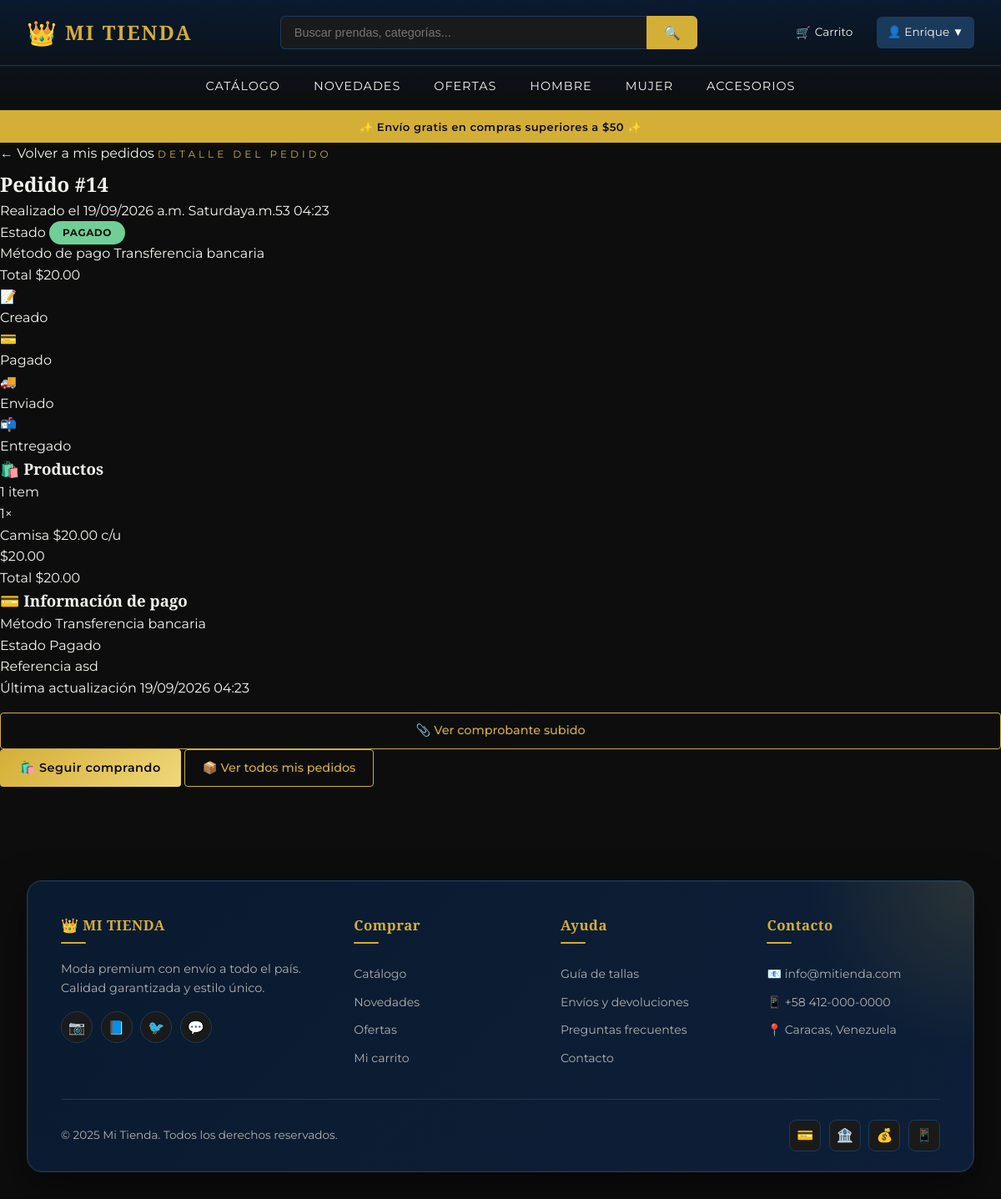
The page /mis-pedidos/14/ (signed in) on the database its author committed.
### tienda/tienda/models.py (models this page shows, shortened)
class Pedido(models.Model):
    ESTADOS = [
        ('pendiente', 'Pendiente de pago'),
        ('pagado', 'Pagado'),
        ('enviado', 'Enviado'),
        ('entregado', 'Entregado'),
        ('cancelado', 'Cancelado'),
        ('reembolsado', 'Reembolsado'),
    ]
    METODOS_PAGO = [
        ('transferencia', 'Transferencia bancaria'),
        ('mercadopago', 'MercadoPago'),
        ('binance', 'Binance Pay / USDT'),
        ('zelle', 'Zelle'),
    ]
    usuario = models.ForeignKey(User, on_delete=models.CASCADE, related_name='pedidos')
    creado = models.DateTimeField(auto_now_add=True)
    actualizado = models.DateTimeField(auto_now=True)
    estado = models.CharField(max_length=20, choices=ESTADOS, default='pendiente')
    total = models.DecimalField(max_digits=10, decimal_places=2, default=0)
    metodo_pago = models.CharField(
        max_length=20,
        choices=METODOS_PAGO,
        default='transferencia'
    )
    referencia_transferencia = models.CharField(max_length=100, blank=True)
    comprobante = models.ImageField(upload_to='comprobantes/', blank=True, null=True)
    class Meta:
        verbose_name = "Pedido"
        verbose_name_plural = "Pedidos"
        ordering = ['-creado']

class PedidoItem(models.Model):
    pedido = models.ForeignKey(Pedido, related_name='items', on_delete=models.CASCADE)
    producto = models.ForeignKey(Producto, on_delete=models.SET_NULL, null=True)
    precio = models.DecimalField(max_digits=10, decimal_places=2)
    cantidad = models.IntegerField()
    class Meta:
        verbose_name = "Item del pedido"
        verbose_name_plural = "Items del pedido"
    def subtotal(self):
        return self.precio * self.cantidad

class Producto(models.Model):
    nombre = models.CharField(max_length=200)
    descripcion = models.TextField()
    precio = models.DecimalField(max_digits=10, decimal_places=2)
    stock = models.IntegerField(default=0)
    imagen = models.ImageField(upload_to='productos/', blank=True, null=True)
    categoria = models.ForeignKey(Categoria, on_delete=models.CASCADE, related_name='productos')
    disponible = models.BooleanField(default=True)
    creado = models.DateTimeField(auto_now_add=True)
    class Meta:
        verbose_name = "Producto"
        verbose_name_plural = "Productos"
        ordering = ['-creado']

### tienda/tienda/views.py (the view)
# urls.py: path('mis-pedidos/<int:pedido_id>/', views.detalle_pedido, name='detalle_pedido'),
@login_required
def detalle_pedido(request, pedido_id):
    pedido = get_object_or_404(Pedido, id=pedido_id, usuario=request.user)
    return render(request, 'tienda/detalle_pedido.html', {'pedido': pedido})

### tienda/templates/tienda/detalle_pedido.html (shortened to what this page needs)
{% extends 'tienda/_base.html' %}
{% load static %}
{% block contenido %}
<section class="seccion-detalle-pedido">
    <div class="detalle-pedido-header">
        <a href="{% url 'historial_pedidos' %}" class="btn-volver">← Volver a mis pedidos</a>
        <span class="seccion-tag">DETALLE DEL PEDIDO</span>
        <h1>Pedido #{{ pedido.id }}</h1>
        <p>Realizado el {{ pedido.creado|date:"d/m/Y a las H:i" }}</p>
    </div>
    <div class="detalle-pedido-resumen">
        <div class="resumen-item">
            <span class="resumen-label">Estado</span>
            <span class="pedido-estado estado-{{ pedido.estado }}">
                {{ pedido.get_estado_display }}
            </span>
        </div>
        <div class="resumen-item">
            <span class="resumen-label">Método de pago</span>
            <span class="resumen-valor">{{ pedido.get_metodo_pago_display }}</span>
        </div>
        <div class="resumen-item">
            <span class="resumen-label">Total</span>
            <span class="resumen-valor total">${{ pedido.total }}</span>
        </div>
    </div>
    <div class="timeline">
        <div class="timeline-step {% if pedido.estado in 'pendiente,pagado,enviado,entregado' %}active{% endif %}">
            <div class="timeline-icon">📝</div>
            <span class="timeline-label">Creado</span>
        </div>
        <div class="timeline-step {% if pedido.estado in 'pagado,enviado,entregado' %}active{% endif %}">
            <div class="timeline-icon">💳</div>
            <span class="timeline-label">Pagado</span>
        </div>
        <div class="timeline-step {% if pedido.estado in 'enviado,entregado' %}active{% endif %}">
            <div class="timeline-icon">🚚</div>
            <span class="timeline-label">Enviado</span>
        </div>
        <div class="timeline-step {% if pedido.estado == 'entregado' %}active{% endif %}">
            <div class="timeline-icon">📬</div>
            <span class="timeline-label">Entregado</span>
        </div>
    </div>
    <div class="detalle-pedido-grid">
        <div class="detalle-pedido-card">
            <div class="card-header">
                <h3>🛍️ Productos</h3>
                <span class="badge-count">{{ pedido.items.count }} item{{ pedido.items.count|pluralize }}</span>
            </div>
            <div class="items-lista">
                {% for item in pedido.items.all %}
                <div class="item-row">
                    <div class="item-info">
                        <span class="item-cantidad">{{ item.cantidad }}×</span>
                        <div class="item-nombre-wrapper">
                            {% if item.producto %}
                            <a href="{% url 'detalle_producto' item.producto.pk %}" class="item-nombre">
                                {{ item.producto.nombre }}
                            </a>
                            {% else %}
                            <span class="item-nombre">Producto eliminado</span>
                            {% endif %}
                            <span class="item-precio-unit">${{ item.precio }} c/u</span>
                        </div>
                    </div>
                    <span class="item-subtotal">${{ item.subtotal }}</span>
                </div>
                {% endfor %}
            </div>
            <div class="items-total">
                <span>Total</span>
                <span class="monto">${{ pedido.total }}</span>
            </div>
        </div>
        <div class="detalle-pedido-card">
            <div class="card-header">
                <h3>💳 Información de pago</h3>
            </div>
            <ul class="info-lista">
                <li>
                    <span class="info-label">Método</span>
                    <span class="info-valor">{{ pedido.get_metodo_pago_display }}</span>
                </li>
                <li>
                    <span class="info-label">Estado</span>
                    <span class="info-valor">{{ pedido.get_estado_display }}</span>
                </li>
                {% if pedido.referencia_transferencia %}
                <li>
                    <span class="info-label">Referencia</span>
                    <span class="info-valor">{{ pedido.referencia_transferencia }}</span>
                </li>
                {% endif %}
                <li>
                    <span class="info-label">Última actualización</span>
                    <span class="info-valor">{{ pedido.actualizado|date:"d/m/Y H:i" }}</span>
                </li>
            </ul>
            {% if pedido.comprobante %}
            <a href="{{ pedido.comprobante.url }}" target="_blank" class="btn-outline btn-full" style="margin-top: 1rem;">
                📎 Ver comprobante subido
            </a>
            {% endif %}
        </div>
    </div>
    <div class="detalle-pedido-acciones">
        <a href="{% url 'lista_productos' %}" class="btn-dorado">
            🛍️ Seguir comprando
        </a>
        <a href="{% url 'historial_pedidos' %}" class="btn-outline">
            📦 Ver todos mis pedidos
        </a>
    </div>
</section>
{% endblock %}

### templates/tienda/_base.html (shortened to what this page needs)
{% load static %}
<!DOCTYPE html>
<html lang="es">
<head>
    <link rel="stylesheet" href="{% static 'css/estilo.css' %}">
</head>
<body>
<header class="site-header">
    <div class="header-main">
        <a href="{% url 'inicio' %}" class="logo">
            <span class="logo-icon">👑</span>
            <span class="logo-text">MI TIENDA</span>
        </a>
        <form method="get" action="{% url 'lista_productos' %}" class="header-buscador">
            <input type="text" name="q" placeholder="Buscar prendas, categorías..." value="{{ request.GET.q }}">
            <button type="submit">🔍</button>
        </form>
        <nav class="header-nav">
            {% if user.is_authenticated %}
                <a href="{% url 'ver_carrito' %}" class="nav-icon" title="Carrito">
                    🛒<span>Carrito</span>
                </a>
                <div class="user-menu">
                    <span class="user-name">👤 {{ user.first_name|default:user.username }} ▼</span>
                </div>
            {% else %}
                <a href="{% url 'login' %}" class="btn-outline">Iniciar sesión</a>
                <a href="{% url 'registro' %}" class="btn-dorado">Registrarse</a>
            {% endif %}
        </nav>
    </div>
    <nav class="header-menu">
        <a href="{% url 'lista_productos' %}">Catálogo</a>
        <a href="{% url 'lista_productos' %}?orden=nuevo">Novedades</a>
        <a href="{% url 'lista_productos' %}?orden=precio_asc">Ofertas</a>
        <a href="{% url 'lista_productos' %}">Hombre</a>
        <a href="{% url 'lista_productos' %}">Mujer</a>
        <a href="{% url 'lista_productos' %}">Accesorios</a>
    </nav>
</header>
    <div class="header-top">
        <p>✨ Envío gratis en compras superiores a $50 ✨</p>
    </div>
<main>
    {% block contenido %}{% endblock %}
</main>
<footer class="site-footer">
    <div class="footer-caja">
        <div class="footer-grid">
            <div class="footer-col">
                <h4>👑 MI TIENDA</h4>
                <p>Moda premium con envío a todo el país. Calidad garantizada y estilo único.</p>
                <div class="social-icons">
                    <a href="#" title="Instagram">📷</a>
                    <a href="#" title="Facebook">📘</a>
                    <a href="#" title="Twitter">🐦</a>
                    <a href="#" title="WhatsApp">💬</a>
                </div>
            </div>
            <div class="footer-col">
                <h4>Comprar</h4>
                <ul>
                    <li><a href="{% url 'lista_productos' %}">Catálogo</a></li>
                    <li><a href="{% url 'lista_productos' %}?orden=nuevo">Novedades</a></li>
                    <li><a href="{% url 'lista_productos' %}?orden=precio_asc">Ofertas</a></li>
                    <li><a href="{% url 'ver_carrito' %}">Mi carrito</a></li>
                </ul>
            </div>
            <div class="footer-col">
                <h4>Ayuda</h4>
                <ul>
                    <li><a href="#">Guía de tallas</a></li>
                    <li><a href="#">Envíos y devoluciones</a></li>
                    <li><a href="#">Preguntas frecuentes</a></li>
                    <li><a href="#">Contacto</a></li>
                </ul>
            </div>
            <div class="footer-col">
                <h4>Contacto</h4>
                <ul>
                    <li>📧 info@mitienda.com</li>
                    <li>📱 +58 412-000-0000</li>
                    <li>📍 Caracas, Venezuela</li>
                </ul>
            </div>
        </div>
        <div class="footer-bottom">
            <p>&copy; 2025 Mi Tienda. Todos los derechos reservados.</p>
            <div class="pagos-icons">
                <span title="Tarjeta">💳</span>
                <span title="Transferencia">🏦</span>
                <span title="Efectivo">💰</span>
                <span title="Pago móvil">📱</span>
            </div>
        </div>
    </div>
</footer>
</body>
</html>

### rows shown on the page
Pedido: id "14", creado "19/09/2026 a.m. Saturdaya.m.53 04:23", estado "PAGADO", metodo_pago "Transferencia bancaria", total "20.00", items.count "1", estado "Pagado", referencia_transferencia "asd", actualizado "19/09/2026 04:23"
PedidoItem: cantidad "1", producto.nombre "Camisa", precio "20.00", subtotal "20.00"

### other values the page prints
{{ user.first_name|default:user.username }} "Enrique"
